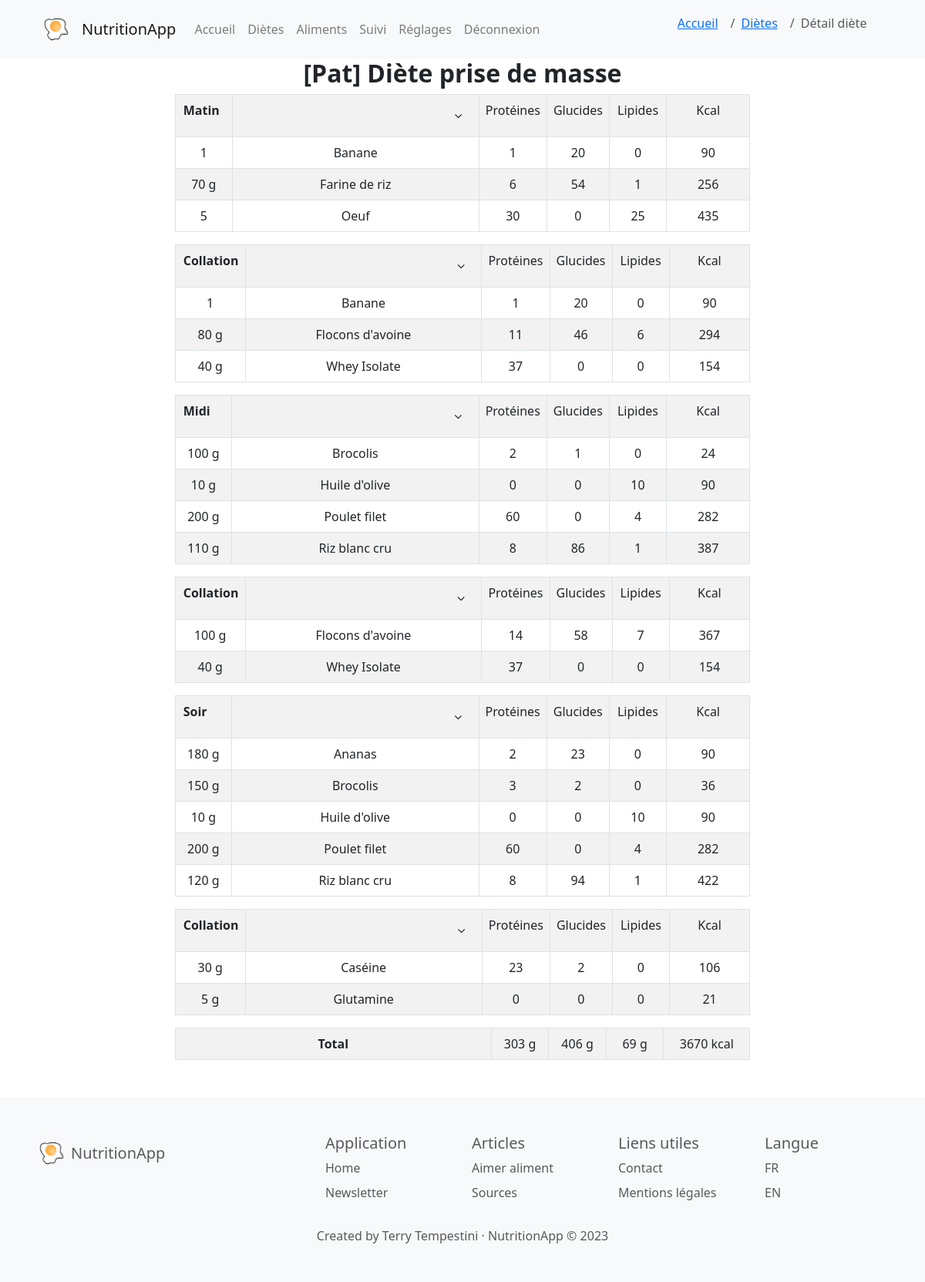
/voir_diete/2 (signed in), run on the app's committed database.
### models/Diete.py (models this page shows, shortened)
class Diete(db.Model):
    id = db.Column(db.Integer, primary_key=True)
    titre_diete = db.Column(db.String(255), nullable=True) # nom de la diete
    createur = db.Column(db.Integer, db.ForeignKey('utilisateur.id'), nullable=True)
    date = db.Column(db.Date, nullable=True)
    createur_obj = db.relationship('Utilisateur', backref=db.backref('dietes'), foreign_keys=[createur])
    def get_by_id(id):
        return Diete.query.get(id)
    def portions_associees(self):
        return Portion.query.join(Aliment).filter(Portion.diete == self.id).order_by(Portion.label_portion, Aliment.titre).all()
    def total_kcal(self):
        if(self.portions_associees()):
            return sum([portion.kcal_portion() for portion in self.portions_associees()])
        else:
            return 0
    def total_proteines(self):
        if(self.portions_associees()):
            return sum([portion.proteines_portion() for portion in self.portions_associees()])
        else:
            return 0
    def total_glucides(self):
        if(self.portions_associees()):
            return sum([portion.glucides_portion() for portion in self.portions_associees()])
        else:
            return 0
    def total_lipides(self):
        if(self.portions_associees()):
            return sum([portion.lipides_portion() for portion in self.portions_associees()])
        else:
            return 0
    def total_kcal_portion(self,int):
        if(self.portions_associees()):
            return sum([portion.kcal_portion() for portion in self.portions_associees() if portion.label_portion == int])
        else:
            return 0
    def total_proteines_portion(self,int):
        if(self.portions_associees()):
            return sum([portion.proteines_portion() for portion in self.portions_associees() if portion.label_portion == int])
        else:
            return 0
    def total_glucides_portion(self,int):
        if(self.portions_associees()):
            return sum([portion.glucides_portion() for portion in self.portions_associees() if portion.label_portion == int])
        else:
            return 0
    def total_lipides_portion(self,int):
        if(self.portions_associees()):
            return sum([portion.lipides_portion() for portion in self.portions_associees() if portion.label_portion == int])
        else:
            return 0
    def sets_of_portions(self):
        portions_diet = self.portions_associees()
        portions_par_type = {}
        for portion in portions_diet:
            type_portion = portion.label_portion
            if type_portion not in portions_par_type:
                portions_par_type[type_portion] = []
            portions_par_type[type_portion].append(portion)
        sets_of_portions = list(portions_par_type.values())
        return sets_of_portions

### models/Portion.py (models this page shows, shortened)
class Portion(db.Model):
    id = db.Column(db.Integer, primary_key=True)
    diete = db.Column(db.Integer, db.ForeignKey('diete.id'))
    aliment = db.Column(db.Integer, db.ForeignKey('aliment.id'))
    nombre = db.Column(db.Integer, nullable=False, server_default='0')
    label_portion = db.Column(db.Integer, nullable=False, server_default='0') # 1=matin, 2=collation matin, 3=midi, 4=collation aprem, 5=soir, 6=collation soir
    diete_obj = db.relationship('Diete', backref=db.backref('portions'))
    aliment_obj = db.relationship('Aliment', backref=db.backref('portions'))
    def unite(self):
        return self.aliment_obj.unite
    def kcal_portion(self):
        if self.unite() == 1: # si l'aliment est en unité (kcal * nombre)
            return round(self.aliment_obj.kcal * self.nombre)
        else: # aliment == 0 (kcal * nombre * 0.01 * 100g) ; aliment == 2 (kcal * nombre * 0.01 * 100mL)
            return round(self.aliment_obj.kcal * self.nombre * 0.01)
    def proteines_portion(self):
        if self.unite() == 1:
            return round(self.aliment_obj.proteines * self.nombre)
        else:
            return round(self.aliment_obj.proteines * self.nombre * 0.01)
    def glucides_portion(self):
        if self.unite() == 1:
            return round(self.aliment_obj.glucides * self.nombre)
        else:
            return round(self.aliment_obj.glucides * self.nombre * 0.01)
    def lipides_portion(self):
        if self.unite() == 1:
            return round(self.aliment_obj.lipides * self.nombre)
        else:
            return round(self.aliment_obj.lipides * self.nombre * 0.01)

### models/Aliment.py (models this page shows, shortened)
class Aliment(db.Model):
    id = db.Column(db.Integer, primary_key=True)
    titre = db.Column(db.String(255), nullable=True, server_default='')
    kcal = db.Column(db.Integer, nullable=True, server_default='0')
    proteines = db.Column(db.Integer, nullable=True, server_default='0')
    glucides = db.Column(db.Integer, nullable=True, server_default='0')
    lipides = db.Column(db.Integer, nullable=True, server_default='0')
    categorie = db.Column(db.String(255), nullable=True, server_default="Autre") # légume, fruit, féculent...
    photo = db.Column(db.String(255), nullable=True, server_default='')
    description = db.Column(db.String(255), nullable=True, server_default='')
    unite = db.Column(db.Integer, nullable=True, server_default='0') # 0 = 100g, 1 = 1 unité, 2 = mL
    valide = db.Column(db.Integer, nullable=True, server_default='0') # 0 = non validé, 1 = validé

### controllers/diete.py (the view)
@app.route('/voir_diete/<int:id>', methods=['GET', 'POST'])
@login_required
def voir_diete(id):
    diet = Diete.get_by_id(id)
    return render_template('diete/detail_diete.html', root = default_root(), diete=diet)

### controllers/diete.py (called while the page is built)
def default_root():
    parsed_url = urlparse(request.url)
    return parsed_url.scheme + "://" + parsed_url.netloc

### setup_flask.py (called while the page is built)
@login_manager.user_loader
def load_user(user_id):
    return Utilisateur.query.get(int(user_id))

### templates/diete/detail_diete.html (shortened to what this page needs)
{% extends 'base.html' %}
{% block content %}
{% set page = 'detail' %}
{% set place = ["accueil","dietes","detail"] %}
{% with breadcrumb=place %}
    {% include "navbar.html" %}
{% endwith %}
<link rel="stylesheet" href="{{ url_for('static', filename='css/pages.css') }}">
<div class="content">
<h2 class="text-center">
    <b>{{ diete.titre_diete }}</b>
</h2>
{% with diete=diete %}
    {% include 'diete/liste_aliments_diete.html' %}
{% endwith %}
</div>
{% endblock %}

### templates/diete/liste_aliments_diete.html (shortened to what this page needs)
<link rel="stylesheet" href="{{ url_for('static', filename='css/pages.css') }}">
    {% set percent = [10, 45, 10, 10, 10, 15] %}
    {% set meal_names = ['Matin', 'Collation', 'Midi', 'Collation', 'Soir', 'Collation'] %}
    {% set unites_names = ['g', '', 'mL'] %}
        {% for repas in diete.sets_of_portions() %}
            <table class="table table-striped table-bordered full-width-table">
                <tr>
                    <th style="padding-left: 10px;">
                        {{ meal_names[loop.index - 1] }}
                    </th>
                    <td class="text-right">
                        <button id="toggleRow{{ loop.index - 1 }}" class="btn btn-default">
                            <i class="fa fa-angle-down"></i>
                        </button>
                    </td>
                    <td class="secondary" style="width: {{ percent[2] }}%">Protéines</th>
                    <td class="secondary" style="width: {{ percent[3] }}%">Glucides</th>
                    <td class="secondary" style="width: {{ percent[4] }}%">Lipides</th>
                    <td style="width: {{ percent[5] }}%">Kcal</th>
                </tr>
                {% for portion in repas %}
                    <tr class="text-center">
                        <td style="width: {{ percent[0] }}%">{{ portion.nombre }} {{ unites_names[portion.aliment_obj.unite] }}</td>
                        <td style="width: {{ percent[1] }}%">{{ portion.aliment_obj.titre }}</td>
                        <td class="secondary" style="width: {{ percent[2] }}%">{{ portion.proteines_portion() }}</td>
                        <td class="secondary" style="width: {{ percent[3] }}%">{{ portion.glucides_portion() }}</td>
                        <td class="secondary" style="width: {{ percent[4] }}%">{{ portion.lipides_portion() }}</td>
                        <td style="width: {{ percent[5] }}%">{{ portion.kcal_portion() }}</td>
                    </tr>
                {% endfor %}
            </table>
        {% endfor %}
        <table class="table table-striped table-bordered">
            <tr class="text-center">
                <th style="width: {{ percent[0] + percent[1] }}%">Total</th>
                <td style="width: {{ percent[2] }}%">{{ diete.total_proteines()|round|int }} g</td>
                <td style="width: {{ percent[3] }}%">{{ diete.total_glucides()|round|int }} g</td>
                <td style="width: {{ percent[4] }}%">{{ diete.total_lipides()|round|int }} g</td>
                <td style="width: {{ percent[5] }}%">{{ diete.total_kcal()|round|int }} kcal</td>
            </tr>
        </table>

### static/css/base.css (style rules this page uses)
html { font-family: 'Roboto', sans-serif; font-size: 16px; line-height: 1.5; color: #333; background-color: #fff; }

### static/css/pages.css (style rules this page uses)
.content { padding: 0cm 6cm 0cm 6cm; }
.table td { text-align: center; }

### data on the page
Diete: titre_diete "[Pat] Diète prise de masse"
Portion: meal_names "Matin", {{ percent[2] }} 10 (drawn), {{ percent[3] }} 10 (drawn), {{ percent[4] }} 10 (drawn), {{ percent[5] }} 15 (drawn), {{ percent[0] }} 10 (drawn), nombre "1", {{ percent[1] }} 45 (drawn), aliment_obj.titre "Banane", proteines_portion "1", glucides_portion "20", lipides_portion "0", kcal_portion "90"
Portion: {{ percent[0] }} 10 (drawn), nombre "70", {{ percent[1] }} 45 (drawn), aliment_obj.titre "Farine de riz", {{ percent[2] }} 10 (drawn), proteines_portion "6", {{ percent[3] }} 10 (drawn), glucides_portion "54", {{ percent[4] }} 10 (drawn), lipides_portion "1", {{ percent[5] }} 15 (drawn), kcal_portion "256"
Aliment: unite "g"
Portion: {{ percent[0] }} 10 (drawn), nombre "5", {{ percent[1] }} 45 (drawn), aliment_obj.titre "Oeuf", {{ percent[2] }} 10 (drawn), proteines_portion "30", {{ percent[3] }} 10 (drawn), glucides_portion "0", {{ percent[4] }} 10 (drawn), lipides_portion "25", {{ percent[5] }} 15 (drawn), kcal_portion "435"
Portion: meal_names "Collation", {{ percent[2] }} 10 (drawn), {{ percent[3] }} 10 (drawn), {{ percent[4] }} 10 (drawn), {{ percent[5] }} 15 (drawn), {{ percent[0] }} 10 (drawn), nombre "1", {{ percent[1] }} 45 (drawn), aliment_obj.titre "Banane", proteines_portion "1", glucides_portion "20", lipides_portion "0", kcal_portion "90"
Portion: {{ percent[0] }} 10 (drawn), nombre "80", {{ percent[1] }} 45 (drawn), aliment_obj.titre "Flocons d'avoine", {{ percent[2] }} 10 (drawn), proteines_portion "11", {{ percent[3] }} 10 (drawn), glucides_portion "46", {{ percent[4] }} 10 (drawn), lipides_portion "6", {{ percent[5] }} 15 (drawn), kcal_portion "294"
Aliment: unite "g"
Portion: {{ percent[0] }} 10 (drawn), nombre "40", {{ percent[1] }} 45 (drawn), aliment_obj.titre "Whey Isolate", {{ percent[2] }} 10 (drawn), proteines_portion "37", {{ percent[3] }} 10 (drawn), glucides_portion "0", {{ percent[4] }} 10 (drawn), lipides_portion "0", {{ percent[5] }} 15 (drawn), kcal_portion "154"
Aliment: unite "g"
Portion: meal_names "Midi", {{ percent[2] }} 10 (drawn), {{ percent[3] }} 10 (drawn), {{ percent[4] }} 10 (drawn), {{ percent[5] }} 15 (drawn), {{ percent[0] }} 10 (drawn), nombre "100", {{ percent[1] }} 45 (drawn), aliment_obj.titre "Brocolis", proteines_portion "2", glucides_portion "1", lipides_portion "0", kcal_portion "24"
Aliment: unite "g"
Portion: nombre "10", {{ percent[1] }} 45 (drawn), aliment_obj.titre "Huile d'olive", proteines_portion "0", glucides_portion "0", lipides_portion "10", {{ percent[5] }} 15 (drawn), kcal_portion "90"
Aliment: unite "g"
Portion: {{ percent[0] }} 10 (drawn), nombre "200", {{ percent[1] }} 45 (drawn), aliment_obj.titre "Poulet filet", {{ percent[2] }} 10 (drawn), proteines_portion "60", {{ percent[3] }} 10 (drawn), glucides_portion "0", {{ percent[4] }} 10 (drawn), lipides_portion "4", {{ percent[5] }} 15 (drawn), kcal_portion "282"
Aliment: unite "g"
Portion: {{ percent[0] }} 10 (drawn), nombre "110", {{ percent[1] }} 45 (drawn), aliment_obj.titre "Riz blanc cru", {{ percent[2] }} 10 (drawn), proteines_portion "8", {{ percent[3] }} 10 (drawn), glucides_portion "86", {{ percent[4] }} 10 (drawn), lipides_portion "1", {{ percent[5] }} 15 (drawn), kcal_portion "387"
Aliment: unite "g"
Portion: meal_names "Collation", {{ percent[2] }} 10 (drawn), {{ percent[3] }} 10 (drawn), {{ percent[4] }} 10 (drawn), {{ percent[5] }} 15 (drawn), {{ percent[0] }} 10 (drawn), nombre "100", {{ percent[1] }} 45 (drawn), aliment_obj.titre "Flocons d'avoine", proteines_portion "14", glucides_portion "58", lipides_portion "7", kcal_portion "367"
Portion: {{ percent[0] }} 10 (drawn), nombre "40", {{ percent[1] }} 45 (drawn), aliment_obj.titre "Whey Isolate", {{ percent[2] }} 10 (drawn), proteines_portion "37", {{ percent[3] }} 10 (drawn), glucides_portion "0", {{ percent[4] }} 10 (drawn), lipides_portion "0", {{ percent[5] }} 15 (drawn), kcal_portion "154"
Portion: meal_names "Soir", {{ percent[2] }} 10 (drawn), {{ percent[3] }} 10 (drawn), {{ percent[4] }} 10 (drawn), {{ percent[5] }} 15 (drawn), {{ percent[0] }} 10 (drawn), nombre "180", {{ percent[1] }} 45 (drawn), aliment_obj.titre "Ananas", proteines_portion "2", glucides_portion "23", lipides_portion "0", kcal_portion "90"
Aliment: unite "g"
Portion: {{ percent[0] }} 10 (drawn), nombre "150", {{ percent[1] }} 45 (drawn), aliment_obj.titre "Brocolis", {{ percent[2] }} 10 (drawn), proteines_portion "3", {{ percent[3] }} 10 (drawn), glucides_portion "2", {{ percent[4] }} 10 (drawn), lipides_portion "0", {{ percent[5] }} 15 (drawn), kcal_portion "36"
Portion: nombre "10", {{ percent[1] }} 45 (drawn), aliment_obj.titre "Huile d'olive", proteines_portion "0", glucides_portion "0", lipides_portion "10", {{ percent[5] }} 15 (drawn), kcal_portion "90"
Portion: {{ percent[0] }} 10 (drawn), nombre "200", {{ percent[1] }} 45 (drawn), aliment_obj.titre "Poulet filet", {{ percent[2] }} 10 (drawn), proteines_portion "60", {{ percent[3] }} 10 (drawn), glucides_portion "0", {{ percent[4] }} 10 (drawn), lipides_portion "4", {{ percent[5] }} 15 (drawn), kcal_portion "282"
Portion: {{ percent[0] }} 10 (drawn), nombre "120", {{ percent[1] }} 45 (drawn), aliment_obj.titre "Riz blanc cru", {{ percent[2] }} 10 (drawn), proteines_portion "8", {{ percent[3] }} 10 (drawn), glucides_portion "94", {{ percent[4] }} 10 (drawn), lipides_portion "1", {{ percent[5] }} 15 (drawn), kcal_portion "422"
Portion: meal_names "Collation", {{ percent[2] }} 10 (drawn), {{ percent[3] }} 10 (drawn), {{ percent[4] }} 10 (drawn), {{ percent[5] }} 15 (drawn), {{ percent[0] }} 10 (drawn), nombre "30", {{ percent[1] }} 45 (drawn), aliment_obj.titre "Caséine", proteines_portion "23", glucides_portion "2", lipides_portion "0", kcal_portion "106"
Aliment: unite "g"
Portion: {{ percent[0] }} 10 (drawn), nombre "5", {{ percent[1] }} 45 (drawn), aliment_obj.titre "Glutamine", {{ percent[2] }} 10 (drawn), proteines_portion "0", {{ percent[3] }} 10 (drawn), glucides_portion "0", {{ percent[4] }} 10 (drawn), lipides_portion "0", {{ percent[5] }} 15 (drawn), kcal_portion "21"
Aliment: unite "g"
Aliment: total_proteines "303", total_glucides "406", total_lipides "69", total_kcal "3670"

### other printed values
{{ pretty_name[item] }} "Accueil" "Diètes"
{{ pretty_name[item] }} "Détail diète"
